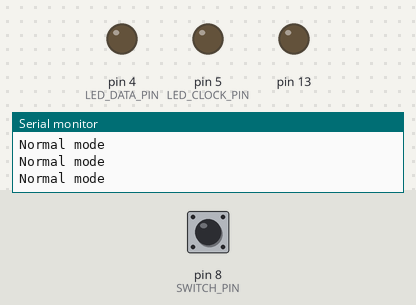
Simulated run of this sketch. Board: Arduino Mega 2560, built with avr-gcc and run on an emulated ATmega2560. Shown: output pins drawn as LEDs (lit = HIGH), the last lines printed to the serial monitor. The test bench sets the inputs (shaded band); at power-on: pin 8 (SWITCH_PIN) LOW. No radio packets arrive unless stated.

Above: at 3.2 s.
3.3 s: pin 8 (SWITCH_PIN) pulled HIGH for 0.15 s
At 4.0 s:
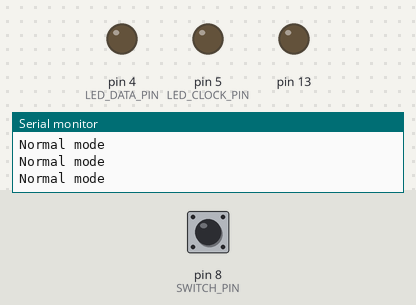
6.5 s: pin 8 (SWITCH_PIN) pulled HIGH for 1 s
At 7.3 s:
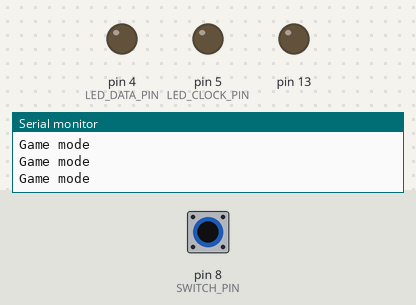
Timing chart, 0 to 9.5 s (numbered marks = the images above; inputs shaded):
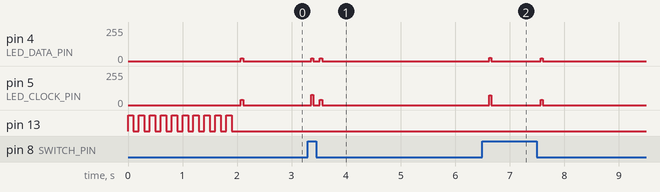

Measured:
- after the input at 3.3 s, pin 4 (LED_DATA_PIN): 0/255 → 22/255 after 0.06 s, → 0/255 0.04 s later, → 21/255 0.12 s later, → 0/255 0.04 s later; pin 5 (LED_CLOCK_PIN): 0/255 → 76/255 after 0.06 s, → 0/255 0.04 s later, → 38/255 0.12 s later, → 0/255 0.04 s later
- after the input at 6.5 s, pin 4 (LED_DATA_PIN): 0/255 → 23/255 after 0.12 s, → 0/255 0.04 s later, → 20/255 0.91 s later, → 0/255 0.04 s later; pin 5 (LED_CLOCK_PIN): 0/255 → 75/255 after 0.12 s, → 0/255 0.04 s later, → 38/255 0.91 s later, → 0/255 0.04 s later

The sketch:

Console.ino
```cpp
#include "Patch.h"
#include "NFC_scanner.h"
#include "LED_segment.h"
#include "Console_radio.h"
#include <SPI.h>
#include <Wire.h>

// Patch 1
#define NFC1_SS   (30)
#define NFC1_MOSI (32)
#define NFC1_MISO (34)
#define NFC1_SCK  (36)

// Patch 2
#define NFC2_SS   (38)
#define NFC2_MOSI (40)
#define NFC2_MISO (42)
#define NFC2_SCK  (44)

// Patch 3
#define NFC3_SS   (22)
#define NFC3_MOSI (24)
#define NFC3_MISO (26)
#define NFC3_SCK  (28)

//LED Strip things
/*
#define nled 17
unsigned int rgbPixel[nled]; // rgb values of whole led strip
int datapin = 4;  // Led Strip St Pin
int clockpin = 5; // Led Strip Ci Pin
unsigned int patch1LEDs[] = {0,1,2,3,4};
unsigned int patch2LEDs[] = {6,7,8,9,10};
unsigned int patch3LEDs[] = {12,13,14,15,16,17};
*/

#define NUM_PATCHES 3

LED_segment segment1(1, 4);
LED_segment segment3(6, 10);
LED_segment segment2(12, 18);

Patch patch1(NFC1_SCK, NFC1_MISO, NFC1_MOSI, NFC1_SS, &segment1);
Patch patch2(NFC2_SCK, NFC2_MISO, NFC2_MOSI, NFC2_SS, &segment2);
Patch patch3(NFC3_SCK, NFC3_MISO, NFC3_MOSI, NFC3_SS, &segment3);

Patch* patches[NUM_PATCHES] = { &patch1, &patch2, &patch3 };

#define RADIO_CE 9
#define RADIO_CS 53

Console_radio radio(RADIO_CE, RADIO_CS);

#define SWITCH_PIN 8

bool last_mode;
bool is_game_mode();
void broadcast_mode();
void update_current_patch();

Color game_color(100,0,0);
int current_patch = 0;


Color wheel(int WheelPos)
{
  byte r, g, b;
  switch(WheelPos / 32)
  {
  case 0:
    r = 31 - WheelPos % 32;   //Red down
    g = WheelPos % 32;      // Green up
    b = 0;                  //blue off
    break;
  case 1:
    g = 31 - WheelPos % 32;  //green down
    b = WheelPos % 32;      //blue up
    r = 0;                  //red off
    break;
  case 2:
    b = 31 - WheelPos % 32;  //blue down
    r = WheelPos % 32;      //red up
    g = 0;                  //green off
    break;
  }

  return(Color(r,g,b));
}

void setup() {

  pinMode(13, OUTPUT);

  for (int i = 0; i < 10; i++) {
    digitalWrite(13, HIGH);
    delay(100);
    digitalWrite(13, LOW);
    delay(100);
  }

  Serial.begin(115200);

  LED_segment::init_strip();

  pinMode(SWITCH_PIN, INPUT);

  last_mode = !is_game_mode();

  radio.init();

  for (int i = 0; i < NUM_PATCHES; ++i) {
    patches[i]->init();
  }

  /*
  for (int i = 0; i < 96; ++i) {
    patches[0]->setColor(wheel(i));
    delay(100);
  }
  */
}

void loop() {
  /*
  for (int i = 0; i < NUM_PATCHES; ++i) {
    patches[i]->loop(radio);
  }
  */
  if (!is_game_mode()) {
    if(last_mode)
    {
      for (int i = 0; i < NUM_PATCHES; ++i) {
        patches[i]->setColor({0,255,0});
      }
    }
    for (int i = 0; i < NUM_PATCHES; ++i) {
      patches[i]->loop(radio);
    }
    last_mode = false;
    return;
  }
  //In game mode

  if (!last_mode) {
    last_mode = true;
    for (int i = 0; i < NUM_PATCHES; ++i) {
      patches[i]->setColor(Color(0,0,0));
    }
    patches[current_patch]->setColor(game_color);
    update_current_patch();
    return;
  }

  last_mode = true;

  bool scanned = patches[current_patch]->loop(radio);
  if (scanned) {
    update_current_patch();
  }


} // Loop

void update_current_patch()
{
  Patch* old_patch = patches[current_patch];

  Serial.println("_");
  Serial.println("****");
  Serial.println(current_patch);

  if (micros() % 2) {
    current_patch += 1;
  }
  else {
    current_patch += 2;
  }
  current_patch %= NUM_PATCHES;

  Serial.println(current_patch);
  Serial.println("****");
  Serial.println("_");

  patches[current_patch]->setColor(old_patch->getColor());
  old_patch->setColor(Color(0,0,0));
//
 // current_patch %= NUM_PATCHES;
  Serial.println("update current patch");
  Serial.print(current_patch);
  Serial.println("");
}

bool is_game_mode()
{
  bool result = digitalRead(SWITCH_PIN) == HIGH;
  if (result) {
    Serial.println("Game mode");
  }
  else {
    Serial.println("Normal mode");
  }
  return (result);
}
```

Color.cpp
```cpp
#include "Color.h"
#include <string.h>
#include <stdlib.h>

const int Color::color_strlen = COLOR_STRLEN;

Color::Color(int r_, int g_, int b_)
{
  set(r_, g_, b_);
}

Color::Color(const char* init_cstr)
{
  char color_buf[4];
  color_buf[3] = 0;

  //set r
  memcpy(color_buf, init_cstr, sizeof(char)*3);
  r = atoi(color_buf);
  //set g
  memcpy(color_buf, init_cstr + 3, sizeof(char)*3);
  g = atoi(color_buf);
  //set b
  memcpy(color_buf, init_cstr + 6, sizeof(char)*3);
  b = atoi(color_buf);

  memcpy(cstr_buf, init_cstr, color_strlen);
}

Color& Color::operator=(const Color& other)
{
  r = other.r;
  g = other.g;
  b = other.b;
  memcpy(cstr_buf, other.cstr_buf, color_strlen);

  return *this;
}

void Color::set(int r_, int g_, int b_)
{
  r = r_;
  g = g_;
  b = b_;

  cstr_buf[0] = get_hundreds_place(r) + '0';
  cstr_buf[1] = get_tens_place(r) + '0';
  cstr_buf[2] = get_ones_place(r) + '0';

  cstr_buf[3] = get_hundreds_place(g) + '0';
  cstr_buf[4] = get_tens_place(g) + '0';
  cstr_buf[5] = get_ones_place(g) + '0';

  cstr_buf[6] = get_hundreds_place(b) + '0';
  cstr_buf[7] = get_tens_place(b) + '0';
  cstr_buf[8] = get_ones_place(b) + '0';

  cstr_buf[9] = 0;
}
```

Color.h
```cpp
#ifndef COLOR_H
#define COLOR_H

#define COLOR_STRLEN 10

class Color {
public:
	static const int color_strlen; // == 10
  Color() : Color(0,0,0)
  {}
	Color(int r_, int g_, int b_);
	Color(const char*);

	Color(const Color& other) : Color(other.cstr_buf)
	{}
	Color& operator=(const Color&);

	void set(int r_, int g_, int b_);

	int r_val() const
	{ return r; }
	int g_val() const
	{ return g; }
	int b_val() const
	{ return b; }

	const char* c_str() const
  { return cstr_buf; }

private:
	int r;
	int g;
	int b;
	char cstr_buf[COLOR_STRLEN];

	//These functions work for up to 3 digit numbers
	int get_hundreds_place(int num) const
	{ return num/100; }
	int get_tens_place(int num) const
	{ return (num % 100) / 10; }
	int get_ones_place(int num) const
	{ return (r % 100) % 10; }
};

#endif
```

Console_radio.cpp
```cpp
#include "Console_radio.h"
#include "Color.h"
#include "Radio_consts.h"

void Console_radio::init()
{
	radio.begin();
	radio.openReadingPipe(1, addresses[console_id_c]);

	// Set the PA Level low to prevent power supply related issues since this is a
	// getting_started sketch, and the likelihood of close proximity of the devices. RF24_PA_MAX is default.
	radio.setPALevel(RF24_PA_LOW);
  radio.stopListening();
}

bool Console_radio::send_color(const Color& color, int sphere_id)
{
	radio.openWritingPipe(addresses[sphere_id]);

	if (!radio.write(color.c_str(), sizeof(char)*buf_size_c)) {
   	return false;
  }

	Serial.println("Sent Color:");
  Serial.print("\t");
  Serial.print(color.c_str());
  Serial.println("");

	return true;
}

bool Console_radio::receive_color(Color& color, int sphere_id)
{
  radio.startListening();

  unsigned long started_waiting_at = micros();               // Set up a timeout period, get the current microseconds
  bool timeout = false;                                   // Set up a variable to indicate if a response was received or not

  while (!radio.available() ){                             // While nothing is received
    if (micros() - started_waiting_at > 200000 ){            // If waited longer than 200ms, indicate timeout and exit while loop
      radio.stopListening();
      //Serial.println("timeout");
        radio.stopListening();

      return false;
   }
  }

	char buf[buf_size_c];
	while (radio.available()) {
		radio.read(buf, sizeof(char)*buf_size_c );
	}

	color = Color(buf);

	radio.stopListening();
  Serial.println("Received Color:");
  Serial.print("\t");
  Serial.print(color.c_str());
  Serial.println("");
  radio.stopListening();

	return true;
}
```

Console_radio.h
```cpp
#ifndef CONSOLE_RADIO_H
#define CONSOLE_RADIO_H

#include "RF24.h"

class Color;

class Console_radio {
public:
	Console_radio(int pin1, int pin2) : radio(pin1, pin2)
	{};
	void init();
	bool send_color(const Color&, int);
	bool receive_color(Color&, int);

private:
	RF24 radio;
};

#endif
```

LED.h
```cpp
#ifndef LED_H
#define LED_H

#include "Arduino.h"
#include "Color.h"

class LED {
public:
  LED(int LED_R_, int LED_G_, int LED_B_) : LED_R(LED_R_), LED_G(LED_G_), LED_B(LED_B_){
    pinMode(LED_R, OUTPUT);
    pinMode(LED_G, OUTPUT);
    pinMode(LED_B, OUTPUT);
  }

  void setColor(int red, int green, int blue) {
    analogWrite(LED_R, 255-red);
    analogWrite(LED_G, 255-green);
    analogWrite(LED_B, 255-blue);

    current_color.set(red, green, blue);
  }

  void setColor(const Color& color) {
    analogWrite(LED_R, 255-color.r_val());
    analogWrite(LED_G, 255-color.g_val());
    analogWrite(LED_B, 255-color.b_val());

    current_color = color;
  }


  Color get_current_color()
  { return current_color; }

  void blink(Color& blink_color, int num_times) {
    int delay_time = 200;
    Color off_color(0,0,0);
    for (int i = 0; i < num_times; ++i) {
      setColor(blink_color);
      delay(delay_time);
      setColor(off_color);
      delay(delay_time);
    }
  }

private:
  const int LED_R;
  const int LED_G;
  const int LED_B;

  Color current_color;
};

#endif
```

LED_segment.cpp
```cpp
#include "LED_segment.h"

#include "Arduino.h"
#include "Color.h"


#define LED_DATA_PIN 4
#define LED_CLOCK_PIN 5

int LED_segment::datapin  = LED_DATA_PIN;
int LED_segment::clockpin = LED_CLOCK_PIN;

unsigned int LED_segment::rgbPixel[nled] = {0,0,0,0,0,0,0,0,0,0,0,0,0,0,0,0,0};


LED_segment::LED_segment(const unsigned int min_index_, const unsigned int max_index_) :
  min_index(min_index_), max_index(max_index_)
{

}

void LED_segment::init_strip()
{
  pinMode(clockpin, OUTPUT);
  pinMode(datapin, OUTPUT);

}


// static
void LED_segment::set_all_color(const Color& color)
{
  for (unsigned int i = 0; i <= nled; ++i) {
    rgbPixel[i] = make_color(color);
  }
  show();
}


void LED_segment::set_color(const Color& color)
{
  for (unsigned int i = min_index; i <= max_index; ++i) {
    rgbPixel[i-1] = make_color(color);
  }
  show();
}


void LED_segment::show()
{
  unsigned int ii,b1;
  for (ii=0; ii < nled; ii++ ) {

    digitalWrite(datapin,HIGH);
    digitalWrite(clockpin, HIGH);
    digitalWrite(clockpin, LOW);

    for ( b1=0x4000; b1; b1 >>= 1) {

      if(rgbPixel[ii] & b1) digitalWrite(datapin, HIGH);
      else                digitalWrite(datapin, LOW);
      digitalWrite(clockpin, HIGH);
      digitalWrite(clockpin, LOW);
    }
  }
  latchLeds(nled);
}

void LED_segment::latchLeds(int n)
{
  digitalWrite(datapin, LOW);
  for(int i = 8 * n; i>0; i--) {
    digitalWrite(clockpin, HIGH);
    digitalWrite(clockpin, LOW);
  }
}

unsigned int LED_segment::make_color(const Color& color)
{
  // color are 3 groups of 5 bit (0..31)
  unsigned int r = color.r_val();
  unsigned int g = color.g_val();
  unsigned int b = color.b_val();

  r /= 8;
  g /= 8;
  b /= 8;

  r=r & 0x1F;
  g=g & 0x1F;
  b=b & 0x1F;
  return  (g << 10) | (r << 5) | b;
}
```

LED_segment.h
```cpp
#ifndef LED_SEGMENT_H
#define LED_SEGMENT_H

#include "Arduino.h"

#include "Color.h"


#define nled 18


class LED_segment {
public:
  // constructor
  LED_segment(const unsigned int min_index,
              const unsigned int max_index);

  static void init_strip();
  static void set_all_color(const Color& color);

  void set_color(const Color& color);


private:

  const unsigned int min_index;
  const unsigned int max_index;

  static void show();
  static void latchLeds(int n);
  static unsigned int make_color(const Color& color);

  static unsigned int rgbPixel[nled];

  static int clockpin;
  static int datapin;

};
#endif
```

NFC_scanner.cpp
```cpp
#include "NFC_scanner.h"

#include <Adafruit_PN532.h>


// constructor
NFC_scanner::NFC_scanner(int sck_, int miso_, int mosi_, int ss_) :
  nfc(sck_, miso_, mosi_, ss_), last_read_time(0)
{

}

void NFC_scanner::init()
{
  Serial.println("NFC_scanner constructor begins");
  nfc.begin();

  uint32_t versiondata = nfc.getFirmwareVersion();
  if (! versiondata) {
    Serial.print("Didn't find PN53x board");
    while (1); // halt
  }
  // Got ok data, print it out!
  Serial.print("Found chip PN5"); Serial.println((versiondata>>24) & 0xFF, HEX);
  Serial.print("Firmware ver. "); Serial.print((versiondata>>16) & 0xFF, DEC);
  Serial.print('.'); Serial.println((versiondata>>8) & 0xFF, DEC);

  // configure board to read RFID tags
  nfc.SAMConfig();

  Serial.println("Waiting for an ISO14443A Card ...");
}

bool NFC_scanner::scan_for_id(int* id_out)
{
  unsigned long curr_time = millis();

  // last_read_time initialized to 0
  if (last_read_time != 0 && curr_time - last_read_time < REPEAT_DELAY) {
    return false;
  }

  uint8_t success;
  uint8_t uid[] = { 0, 0, 0, 0, 0, 0, 0 };  // Buffer to store the returned UID
  uint8_t uidLength;                        // Length of the UID (4 or 7 bytes depending on ISO14443A card type)

  // Wait for an ISO14443A type cards (Mifare, etc.).  When one is found
  // 'uid' will be populated with the UID, and uidLength will indicate
  // if the uid is 4 bytes (Mifare Classic) or 7 bytes (Mifare Ultralight)
  //Serial.println("**calling readPassiveTargetId");
  success = nfc.readPassiveTargetID(PN532_MIFARE_ISO14443A, uid, &uidLength, SCAN_DELAY);
  //Serial.println("**returning readPassiveTargetId");

  if (success) {

    last_read_time = millis();

    // Display some basic information about the card
    Serial.println("Found an ISO14443A card");
    Serial.print("  UID Length: ");Serial.print(uidLength, DEC);Serial.println(" bytes");
    Serial.print("  UID Value: ");
    nfc.PrintHex(uid, uidLength);
    Serial.println("");

    uint32_t uid_full;
    uid_full = combine_shorts(uid);
    *id_out = get_id_from_uid(uid_full);

    Serial.print("Received id:");
    Serial.println(*id_out);

    if (*id_out == -1) {
      // uid didn't match any
      return false;
    }
    else {
      return true;
    }
  }
  else {
    return false;
  }
}

// static
uint32_t NFC_scanner::combine_shorts(uint8_t* uid_arr)
{
  uint32_t ret = 0;

  for (int i = 0; i < 4; i++) {
    ret |= uid_arr[i];

    // dont shift after last uint8_t
    if (i != 4 - 1) {
      ret <<= 8;
    }
  }
  Serial.print("shorts combined into: ");
  Serial.println(ret);
  return ret;
}


uint32_t NFC_scanner::sphere_ids[NUM_SPHERES*NUM_TAGS_EACH] =
  // sphere 1
  {78202122, 78595338, 79906314, 73286666, 82855946, 74730250, 68044554, 79644682, 74075146, 80955658,
  // sphere 2
   71845130, 75188234, 83052554, 76826634, 80955914, 73026314, 78530314, 72436490, 73157642 , 73026314 };


// static
int NFC_scanner::get_id_from_uid(uint32_t uid)
{
  for (int i = 0; i < NUM_SPHERES*NUM_TAGS_EACH; ++i) {
    if (sphere_ids[i] == uid) {
      return ((i / NUM_TAGS_EACH) + 1);
    }
  }
  // fail
  return -1;
}
```

NFC_scanner.h
```cpp
#ifndef NFC_SCANNER_H
#define NFC_SCANNER_H

#include "Arduino.h"

#include <Adafruit_PN532.h>

#define REPEAT_DELAY 2000 // 2 seconds
#define SCAN_DELAY 30 // 30 ms


#define NUM_SPHERES 2
#define NUM_TAGS_EACH 10

class NFC_scanner {
public:

  // constructor
  NFC_scanner(int sck_, int miso_, int mosi_, int ss_);

  // initialize hardware components, call in setup()
  void init();

  // If id is found in SCAN_DELAY ms, set id_out to corresponding
  // sphere and return true. Otherwise return false.
  bool scan_for_id(int* id_out);


private:

  static uint32_t sphere_ids[NUM_SPHERES*NUM_TAGS_EACH];

  // convert uint32_t from nfc tag uid into sphere id
  static int get_id_from_uid(uint32_t uid);

  // combine four uint8_t's into a single uint32_t
  static uint32_t combine_shorts(uint8_t* uid_arr);

  // original PN532 driver library
  Adafruit_PN532 nfc;
  unsigned long last_read_time;
};


#endif
```

Patch.cpp
```cpp
#include "Patch.h"
#include "Color.h"
#include "LED.h"
#include "NFC_scanner.h"
#include "LED_segment.h"
#include "Console_radio.h"
#include "Arduino.h"
#include "Radio_consts.h"

// constructor
Patch::Patch(int sck_, int miso_, int mosi_, int ss_, LED_segment* segment_) :
  scanner(sck_,miso_,mosi_,ss_), segment(segment_)
{

}

void Patch::init()
{
  scanner.init();
}

bool Patch::loop(Console_radio& radio)
{
  int id_scanned;
  bool success = scanner.scan_for_id(&id_scanned);

  if (success) {
  	Serial.println("successfully read NFC tag");

  	bool sent = radio.send_color(getColor(), id_scanned);

  	if (sent) {
  		Serial.println("successfully sent color");
  		Color received_color;
  		bool received = radio.receive_color(received_color, id_scanned);
  		if (received) {
        Serial.print(received_color.c_str());
  			Serial.println("successfully received color");
  			setColor(received_color);
  		}
  	}
   return true;
  }
  return false;
}

void Patch::setColor(const Color& color)
{

  curr_color = color;

  Serial.print("Setting color: ");
  Serial.print(color.r_val());Serial.print(" ");
  Serial.print(color.g_val());Serial.print(" ");
  Serial.print(color.b_val());Serial.println(" ");

  segment->set_color(curr_color);
}
```

Patch.h
```cpp
#ifndef PATCH_H
#define PATCH_H

#include "LED.h"
#include "NFC_scanner.h"
#include "LED_segment.h"
#include "Console_radio.h"
#include "Color.h"

class Patch {
public:
	//constructor
	Patch(int sck_, int miso_, int mosi_, int ss_, LED_segment* segment_);

 	// call init functions of member variables
  	void init();

	bool loop(Console_radio& radio);
	void setColor(const Color& color);

	Color getColor()
	{ return curr_color; }

private:

	LED_segment* segment;
	NFC_scanner scanner;
	Color curr_color;
};

#endif
```

Radio_consts.cpp
```cpp
#include "Radio_consts.h"
#include "Color.h"

const int console_id_c = 0;
const int sphereA_id_c = 1;
const int sphereB_id_c = 2;
const int buf_size_c = Color::color_strlen;

const byte addresses[][6] = {"CONSL", "SPHR1", "SPHR2"};
```

Radio_consts.h
```cpp
#ifndef RADIO_H
#define RADIO_H

#include "Arduino.h"

extern const int console_id_c;
extern const int sphereA_id_c;
extern const int sphereB_id_c;
extern const int buf_size_c;
extern const byte addresses[][6];

#endif
```
